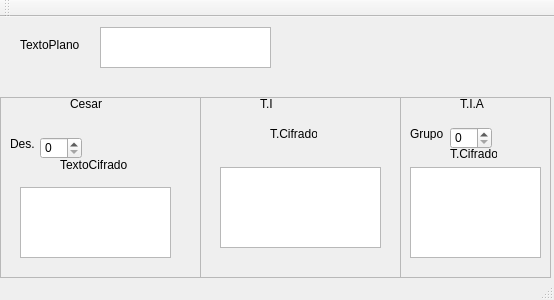
<?xml version="1.0" encoding="UTF-8"?>
<ui version="4.0">
 <class>MainWindow</class>
 <widget class="QMainWindow" name="MainWindow">
  <property name="geometry">
   <rect>
    <x>0</x>
    <y>0</y>
    <width>554</width>
    <height>300</height>
   </rect>
  </property>
  <property name="windowTitle">
   <string>MainWindow</string>
  </property>
  <widget class="QWidget" name="centralWidget">
   <widget class="QTextEdit" name="textEdit">
    <property name="geometry">
     <rect>
      <x>100</x>
      <y>10</y>
      <width>171</width>
      <height>41</height>
     </rect>
    </property>
   </widget>
   <widget class="QFrame" name="frame">
    <property name="geometry">
     <rect>
      <x>0</x>
      <y>80</y>
      <width>201</width>
      <height>181</height>
     </rect>
    </property>
    <property name="frameShape">
     <enum>QFrame::StyledPanel</enum>
    </property>
    <property name="frameShadow">
     <enum>QFrame::Raised</enum>
    </property>
    <widget class="QLabel" name="label_2">
     <property name="geometry">
      <rect>
       <x>70</x>
       <y>0</y>
       <width>47</width>
       <height>13</height>
      </rect>
     </property>
     <property name="text">
      <string>Cesar</string>
     </property>
    </widget>
    <widget class="QLabel" name="label_5">
     <property name="geometry">
      <rect>
       <x>10</x>
       <y>40</y>
       <width>47</width>
       <height>13</height>
      </rect>
     </property>
     <property name="text">
      <string>Des.</string>
     </property>
    </widget>
    <widget class="QLabel" name="label_6">
     <property name="geometry">
      <rect>
       <x>60</x>
       <y>60</y>
       <width>71</width>
       <height>16</height>
      </rect>
     </property>
     <property name="text">
      <string>TextoCifrado</string>
     </property>
    </widget>
    <widget class="QSpinBox" name="spinBox">
     <property name="geometry">
      <rect>
       <x>40</x>
       <y>40</y>
       <width>42</width>
       <height>22</height>
      </rect>
     </property>
     <property name="maximum">
      <number>10</number>
     </property>
    </widget>
    <widget class="QTextEdit" name="textEdit_2">
     <property name="geometry">
      <rect>
       <x>20</x>
       <y>90</y>
       <width>151</width>
       <height>71</height>
      </rect>
     </property>
    </widget>
   </widget>
   <widget class="QFrame" name="frame_2">
    <property name="geometry">
     <rect>
      <x>200</x>
      <y>80</y>
      <width>201</width>
      <height>181</height>
     </rect>
    </property>
    <property name="frameShape">
     <enum>QFrame::StyledPanel</enum>
    </property>
    <property name="frameShadow">
     <enum>QFrame::Raised</enum>
    </property>
    <widget class="QLabel" name="label_3">
     <property name="geometry">
      <rect>
       <x>60</x>
       <y>0</y>
       <width>47</width>
       <height>13</height>
      </rect>
     </property>
     <property name="text">
      <string>T.I</string>
     </property>
    </widget>
    <widget class="QLabel" name="label_7">
     <property name="geometry">
      <rect>
       <x>70</x>
       <y>30</y>
       <width>47</width>
       <height>13</height>
      </rect>
     </property>
     <property name="text">
      <string>T.Cifrado</string>
     </property>
    </widget>
    <widget class="QTextEdit" name="textEdit_3">
     <property name="geometry">
      <rect>
       <x>20</x>
       <y>70</y>
       <width>161</width>
       <height>81</height>
      </rect>
     </property>
    </widget>
   </widget>
   <widget class="QFrame" name="frame_3">
    <property name="geometry">
     <rect>
      <x>400</x>
      <y>80</y>
      <width>151</width>
      <height>181</height>
     </rect>
    </property>
    <property name="frameShape">
     <enum>QFrame::StyledPanel</enum>
    </property>
    <property name="frameShadow">
     <enum>QFrame::Raised</enum>
    </property>
    <widget class="QLabel" name="label_4">
     <property name="geometry">
      <rect>
       <x>60</x>
       <y>0</y>
       <width>47</width>
       <height>13</height>
      </rect>
     </property>
     <property name="text">
      <string>T.I.A</string>
     </property>
    </widget>
    <widget class="QLabel" name="label_8">
     <property name="geometry">
      <rect>
       <x>10</x>
       <y>30</y>
       <width>47</width>
       <height>13</height>
      </rect>
     </property>
     <property name="text">
      <string>Grupo</string>
     </property>
    </widget>
    <widget class="QLabel" name="label_9">
     <property name="geometry">
      <rect>
       <x>50</x>
       <y>50</y>
       <width>47</width>
       <height>13</height>
      </rect>
     </property>
     <property name="text">
      <string>T.Cifrado</string>
     </property>
    </widget>
    <widget class="QSpinBox" name="spinBox_2">
     <property name="geometry">
      <rect>
       <x>50</x>
       <y>30</y>
       <width>42</width>
       <height>22</height>
      </rect>
     </property>
     <property name="maximum">
      <number>10</number>
     </property>
    </widget>
    <widget class="QTextEdit" name="textEdit_4">
     <property name="geometry">
      <rect>
       <x>10</x>
       <y>70</y>
       <width>131</width>
       <height>91</height>
      </rect>
     </property>
    </widget>
   </widget>
   <widget class="QLabel" name="label">
    <property name="geometry">
     <rect>
      <x>20</x>
      <y>20</y>
      <width>71</width>
      <height>16</height>
     </rect>
    </property>
    <property name="text">
     <string>TextoPlano</string>
    </property>
   </widget>
  </widget>
  <widget class="QMenuBar" name="menuBar">
   <property name="geometry">
    <rect>
     <x>0</x>
     <y>0</y>
     <width>554</width>
     <height>21</height>
    </rect>
   </property>
  </widget>
  <widget class="QToolBar" name="mainToolBar">
   <attribute name="toolBarArea">
    <enum>TopToolBarArea</enum>
   </attribute>
   <attribute name="toolBarBreak">
    <bool>false</bool>
   </attribute>
  </widget>
  <widget class="QStatusBar" name="statusBar"/>
 </widget>
 <layoutdefault spacing="6" margin="11"/>
 <resources/>
 <connections/>
</ui>
